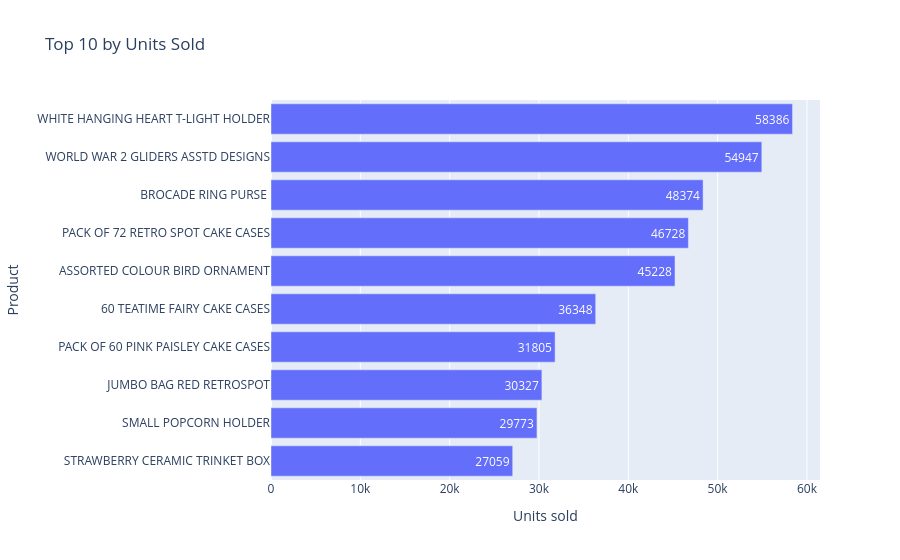

Notebook code for this chart:
### Code cell
fig = px.bar(
    units_top_10,
    x = 'Units_Sold',
    y = 'Description',
    orientation = 'h',
    title = 'Top 10 by Units Sold',
    text = 'Units_Sold',
    
)
fig.update_layout(
    yaxis={'categoryorder': 'total ascending'}, 
    xaxis_title="Units sold",
    yaxis_title="Product",
    coloraxis_showscale=False
)

fig.show()

### Figure 1 — Plotly figure (JSON) as saved in the notebook; plotly's stock layout.template omitted (floating-point values rounded to 4 significant figures)
{"data": [{"hovertemplate": "Units_Sold=%{text}<br>Description=%{y}<extra></extra>", "legendgroup": "", "marker": {"color": "#636efa", "pattern": {"shape": ""}}, "name": "", "orientation": "h", "showlegend": false, "text": [58390.0, 54950.0, 48370.0, 46730.0, 45230.0, 36350.0, 31800.0, 30330.0, 29770.0, 27060.0], "textposition": "auto", "type": "bar", "x": [58386, 54947, 48374, 46728, 45228, 36348, 31805, 30327, 29773, 27059], "xaxis": "x", "y": ["WHITE HANGING HEART T-LIGHT HOLDER", "WORLD WAR 2 GLIDERS ASSTD DESIGNS", "BROCADE RING PURSE ", "PACK OF 72 RETRO SPOT CAKE CASES", "ASSORTED COLOUR BIRD ORNAMENT", "60 TEATIME FAIRY CAKE CASES", "PACK OF 60 PINK PAISLEY CAKE CASES", "JUMBO BAG RED RETROSPOT", "SMALL POPCORN HOLDER", "STRAWBERRY CERAMIC TRINKET BOX"], "yaxis": "y"}], "layout": {"barmode": "relative", "coloraxis": {"showscale": false}, "legend": {"tracegroupgap": 0}, "title": {"text": "Top 10 by Units Sold"}, "xaxis": {"anchor": "y", "domain": [0, 1], "title": {"text": "Units sold"}}, "yaxis": {"anchor": "x", "categoryorder": "total ascending", "domain": [0, 1], "title": {"text": "Product"}}}}
